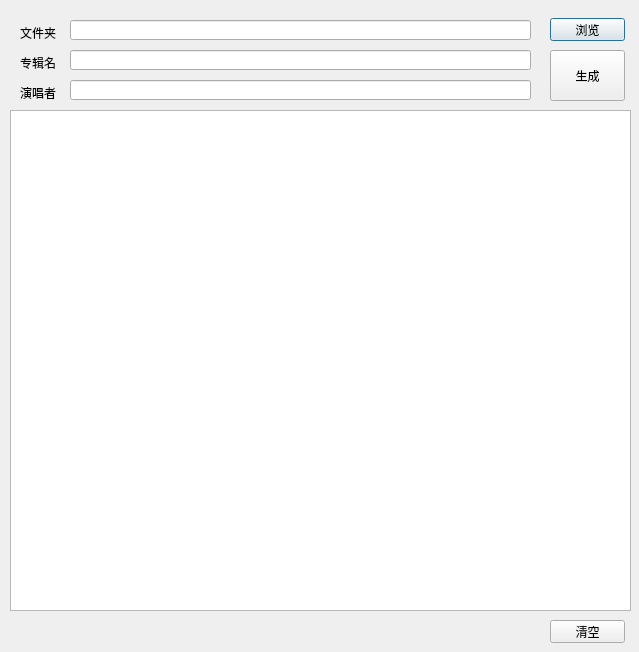
<?xml version="1.0" encoding="UTF-8"?>
<ui version="4.0">
 <class>Dialog</class>
 <widget class="QDialog" name="Dialog">
  <property name="geometry">
   <rect>
    <x>0</x>
    <y>0</y>
    <width>639</width>
    <height>652</height>
   </rect>
  </property>
  <property name="contextMenuPolicy">
   <enum>Qt::DefaultContextMenu</enum>
  </property>
  <property name="windowTitle">
   <string>Cue生成器</string>
  </property>
  <widget class="QLabel" name="label_1">
   <property name="geometry">
    <rect>
     <x>20</x>
     <y>25</y>
     <width>46</width>
     <height>16</height>
    </rect>
   </property>
   <property name="font">
    <font>
     <family>微软雅黑</family>
    </font>
   </property>
   <property name="text">
    <string>文件夹</string>
   </property>
  </widget>
  <widget class="QPushButton" name="btnBrower">
   <property name="geometry">
    <rect>
     <x>550</x>
     <y>18</y>
     <width>75</width>
     <height>23</height>
    </rect>
   </property>
   <property name="font">
    <font>
     <family>微软雅黑</family>
    </font>
   </property>
   <property name="text">
    <string>浏览</string>
   </property>
  </widget>
  <widget class="QLabel" name="label_2">
   <property name="geometry">
    <rect>
     <x>20</x>
     <y>55</y>
     <width>46</width>
     <height>16</height>
    </rect>
   </property>
   <property name="font">
    <font>
     <family>微软雅黑</family>
    </font>
   </property>
   <property name="text">
    <string>专辑名</string>
   </property>
  </widget>
  <widget class="QLabel" name="label_3">
   <property name="geometry">
    <rect>
     <x>20</x>
     <y>85</y>
     <width>46</width>
     <height>16</height>
    </rect>
   </property>
   <property name="font">
    <font>
     <family>微软雅黑</family>
    </font>
   </property>
   <property name="text">
    <string>演唱者</string>
   </property>
  </widget>
  <widget class="QLineEdit" name="edtDir">
   <property name="geometry">
    <rect>
     <x>70</x>
     <y>20</y>
     <width>461</width>
     <height>20</height>
    </rect>
   </property>
  </widget>
  <widget class="QLineEdit" name="edtAlbum">
   <property name="geometry">
    <rect>
     <x>70</x>
     <y>50</y>
     <width>461</width>
     <height>20</height>
    </rect>
   </property>
  </widget>
  <widget class="QLineEdit" name="edtPerformer">
   <property name="geometry">
    <rect>
     <x>70</x>
     <y>80</y>
     <width>461</width>
     <height>20</height>
    </rect>
   </property>
  </widget>
  <widget class="QPushButton" name="btnCreate">
   <property name="geometry">
    <rect>
     <x>550</x>
     <y>50</y>
     <width>75</width>
     <height>51</height>
    </rect>
   </property>
   <property name="font">
    <font>
     <family>微软雅黑</family>
    </font>
   </property>
   <property name="text">
    <string>生成</string>
   </property>
  </widget>
  <widget class="QPlainTextEdit" name="txtCue">
   <property name="geometry">
    <rect>
     <x>10</x>
     <y>110</y>
     <width>621</width>
     <height>501</height>
    </rect>
   </property>
   <property name="font">
    <font>
     <family>微软雅黑</family>
    </font>
   </property>
   <property name="readOnly">
    <bool>true</bool>
   </property>
  </widget>
  <widget class="QPushButton" name="btnClear">
   <property name="geometry">
    <rect>
     <x>550</x>
     <y>620</y>
     <width>75</width>
     <height>23</height>
    </rect>
   </property>
   <property name="font">
    <font>
     <family>微软雅黑</family>
    </font>
   </property>
   <property name="text">
    <string>清空</string>
   </property>
  </widget>
 </widget>
 <resources/>
 <connections/>
</ui>
